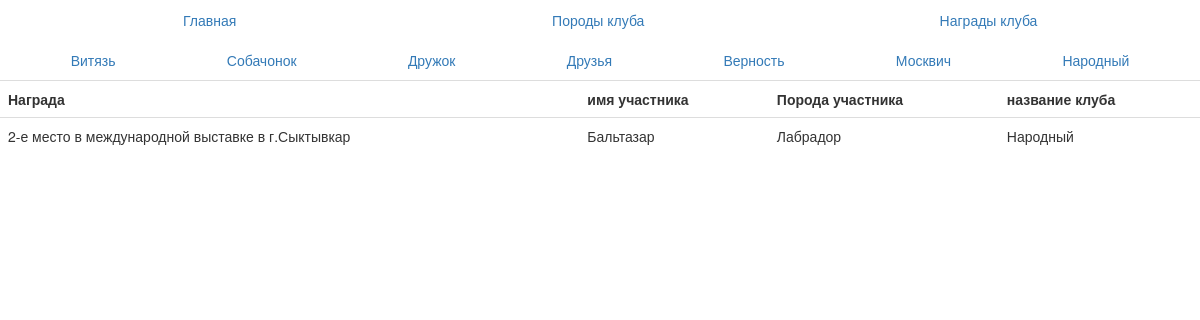
/Test/Club_Awards_people.php, run on the app's committed database.
### tables this page shows
CREATE TABLE `dogsparticipants` (
  `id` int(10) UNSIGNED NOT NULL COMMENT 'Индекс',
  `Host_id` int(10) UNSIGNED NOT NULL COMMENT 'Хозяин',
  `Club_id` int(10) UNSIGNED DEFAULT NULL COMMENT 'Клуб',
  `id_Pedigree` int(10) UNSIGNED DEFAULT NULL COMMENT 'Родословная ',
  `Nickname` varchar(255) NOT NULL COMMENT 'Кличка',
  `Breed` varchar(255) NOT NULL COMMENT 'Порода',
  `Old` int(20) UNSIGNED NOT NULL COMMENT 'Возраст',
  `Exhibition` int(11) NOT NULL COMMENT 'Выставка',
  `Awards` varchar(255) DEFAULT NULL COMMENT 'Награды собаки'
);

CREATE TABLE `club` (
  `id` int(10) UNSIGNED NOT NULL,
  `Name_club` varchar(255) NOT NULL,
  `Numbers` mediumint(8) UNSIGNED NOT NULL
);

### Test/Club_Awards_people.php (the view, shortened to what this page needs)
<!DOCTYPE html>
<html>
<head>
    <link rel="stylesheet" href="1.css">
    <link rel="stylesheet" href="https://maxcdn.bootstrapcdn.com/bootstrap/3.3.6/css/bootstrap.min.css">
</head>
<body>
<div class="container-fluid">
    <ul class="nav nav-justified">
        <li><a href="index.html">Главная</a></li>
        <li><a href="Breed_club.php">Породы клуба</a></li>
        <li><a href="Club_Awards.php">Награды клуба</a></li>
    </ul>
</div>
<header class="container-fluid">
    <ul class="nav nav-justified">
        <li><a href="Club_Awards_Vityaz.php">Витязь</a></li>
        <li><a href="Club_Awards_Sobachonok.php">Собачонок</a></li>
        <li><a href="Club_Awards_Friend.php">Дружок</a></li>
        <li><a href="Club_Awards_Friends.php"> Друзья</a></li>
        <li><a href="Club_Awards_Fidelity.php"> Верность</a></li>
        <li><a href="Club_Awards_Moscow.php"> Москвич</a></li>
        <li><a href="Club_Awards_people.php"> Народный</a></li>
    </ul>
</header>
<?php
$settings = [
    'host' => 'localhost',
    'user' => 'root',
    'password' => '',
    'db_name' =>'coursework'
];
$link = mysqli_connect($settings['host'],$settings['user'],$settings['password'],$settings['db_name']);
mysqli_set_charset ($link , 'utf8');
$query = "SELECT dogsparticipants.Awards, dogsparticipants.Nickname, dogsparticipants.Breed, club.Name_club FROM dogsparticipants INNER JOIN club ON club.id = dogsparticipants.Club_id AND club.Name_club = \"Народный\" AND dogsparticipants.Awards IS NOT NULL";
$result = mysqli_query($link, $query) or die("Ошибка".mysqli_error($link));
if($res === false)
{
    echo mysqli_error($link);
}
else
{
    $rows = mysqli_num_rows($result);
    echo "<table class=\"table\"><tr><th>Награда</th><th>имя участника</th><th>Порода участника</th><th>название клуба</th></tr>";
    for($i = 0; $i < $rows ; ++$i)
    {
        $row = mysqli_fetch_row($result);
        echo "<tr>";
        for ($j = 0 ; $j < 4 ; ++$j) echo "<td>$row[$j]</td>";
        echo "</tr>";
    }
    echo "</table>";
}
?>
</body>
</html>

### Test/1.css (style rules this page uses)
body { font-family: 'Roboto', sans-serif; font-weight: 300; background-color: #c4d0ff; height: 100vh; }
header { padding: 0px 0; }

### data on the page
dogsparticipants: Awards "2-е место в международной выставке в г.Сыктывкар", Nickname "Бальтазар", Breed "Лабрадор", Club.Name_club "Народный"
